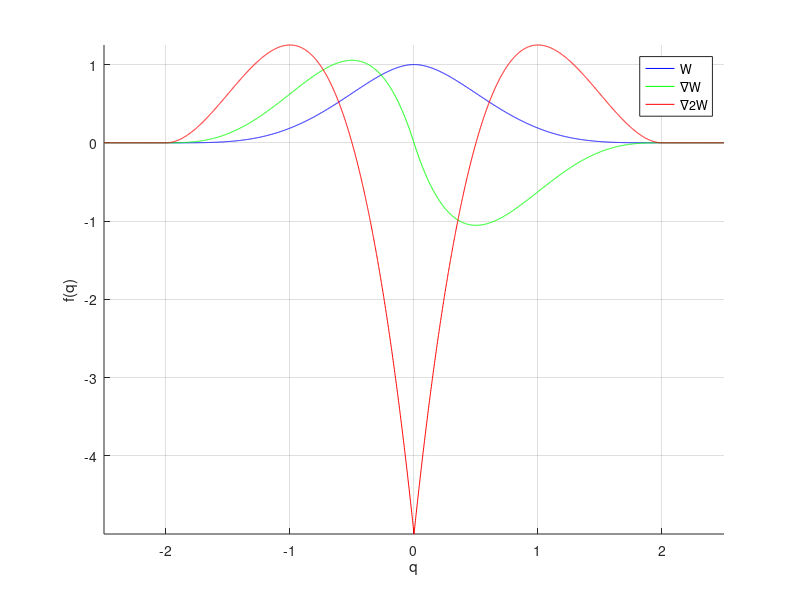

This chart was generated by the following MATLAB code:
%% check some basic functions
function draft

%% check kernel function

dx = 0.1;
kh = 6;
kshow = 2.5;

h = kh*dx;
r = (-kshow*h:0.001:kshow*h)';
W = zeros(size(r));
grad_W = zeros(size(r));
lapl_W = zeros(size(r));
% W = cal_kn_cubicspline(r, h);
% grad_W = cal_kn_grad_cubicspline(r, h);
% lapl_W = cal_kn_lapl_cubicspline(r, h);
W = cal_kn_WendlandC2(r, h);
grad_W = cal_kn_grad_WendlandC2(r, h);
lapl_W = cal_kn_lapl_WendlandC2(r, h);

figure(1)
cla; hold on; grid on; axis tight;
xlabel("q"); ylabel("f(q)");
plot(r/h, W, 'b')
plot(r/h, grad_W, 'g')
plot(r/h, lapl_W, 'r')
legend('W', '∇W', '∇2W');

% end of main function
flag_end = 1;

function W = cal_kn_cubicspline(r, h)
qq = abs(r/h);
kd = [4/3/h; 40/7/pi/h^2; 8/pi/h^3];
v = zeros(size(qq));
for i = 1:size(r, 1)
    q = qq(i);
    if q >= 0 && q <= 0.5
        v(i) = 6*(q^3-q^2)+1;
    elseif q > 0.5 && q <= 1
        v(i) = 2*(1-q)^3;
    else
        v(i) = 0;
    end
end
v = kd(2)*v;
W = v;

function grad_W = cal_kn_grad_cubicspline(r, h)
qq = abs(r/h);
kd = [4/3/h; 40/7/pi/h^2; 8/pi/h^3];
v = zeros(size(qq));
for i = 1:size(r, 1)
    q = qq(i);
    if q >= 0 && q <= 0.5
        v(i) = 6*(3*q^2-2*q);
    elseif q > 0.5 && q <= 1
        v(i) = -6*(1-q)^2;
    else
        v(i) = 0;
    end
end
v = kd(2)*v;
grad_W = v.*sign(r)/h;

function lapl_W = cal_kn_lapl_cubicspline(r, h)
qq = abs(r/h);
kd = [4/3/h; 40/7/pi/h^2; 8/pi/h^3];
v = zeros(size(qq));
for i = 1:size(r, 1)
    q = qq(i);
    if q >= 0 && q <= 0.5
        v(i) = 6*(6*q-2);
    elseif q > 0.5 && q <= 1
        v(i) = 12*(1-q);
    else
        v(i) = 0;
    end
end
v = kd(2)*v;
lapl_W = v/h^2;

function W = cal_kn_WendlandC2(r, h)
qq = abs(r/h);
kd = [5/(8*h); 7/(4*pi*h^2); 21/(2*pi*h^3)];
v = zeros(size(qq));
for i = 1:size(r, 1)
    q = qq(i);
    if q >= 0 && q <= 2
        v(i) = (1-0.5*q)^4*(1+2*q);
    else
        v(i) = 0;
    end
end
% v = kd(2)*v;
W = v;

function grad_W = cal_kn_grad_WendlandC2(r, h)
qq = abs(r/h);
kd = [5/(8*h); 7/(4*pi*h^2); 21/(2*pi*h^3)];
v = zeros(size(qq));
for i = 1:size(r, 1)
    q = qq(i);
    if q >= 0 && q <= 2
        v(i) = -5*q*(1-0.5*q)^3;
    else
        v(i) = 0;
    end
end
% v = kd(2)*v;
% grad_W = v.*sign(r)/h;
grad_W = v.*sign(r);

function lapl_W = cal_kn_lapl_WendlandC2(r, h)
qq = abs(r/h);
kd = [5/(8*h); 7/(4*pi*h^2); 21/(2*pi*h^3)];
v = zeros(size(qq));
for i = 1:size(r, 1)
    q = qq(i);
    if q >= 0 && q <= 2
        v(i) = -5*(1-2*q)*(1-0.5*q)^2;
    else
        v(i) = 0;
    end
end
% v = kd(2)*v;
% grad_W = v/(h*h);
lapl_W = v;


